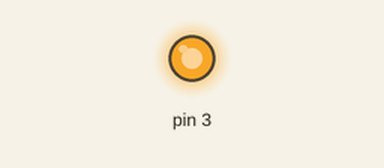
This sketch was run on a simulated Arduino Uno, built with avr-gcc and run on an emulated ATmega328P. On the bench: output pins drawn as LEDs (lit = HIGH).

Above: at 0.1 s.
Timing chart, 0 to 1.6 s (numbered marks = the images above):
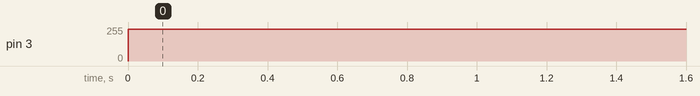

The sketch:

MotorTest.ino
```cpp
void setup() {
  pinMode(3, OUTPUT);
}

void loop() {
  // put your main code here, to run repeatedly:
  analogWrite(3, 240);
}
```

Measured:
- by itself, pin 3: 0/255 → 240/255 at 0.00 s
